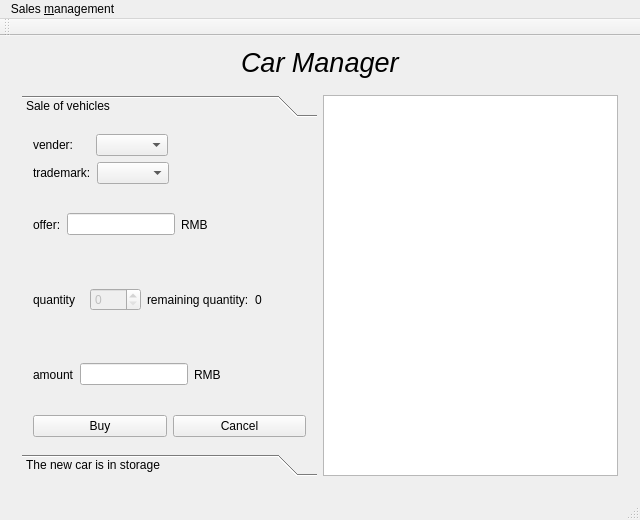
<?xml version="1.0" encoding="UTF-8"?>
<ui version="4.0">
 <class>MainWindow</class>
 <widget class="QMainWindow" name="MainWindow">
  <property name="geometry">
   <rect>
    <x>0</x>
    <y>0</y>
    <width>640</width>
    <height>520</height>
   </rect>
  </property>
  <property name="windowTitle">
   <string>MainWindow</string>
  </property>
  <widget class="QWidget" name="centralWidget">
   <layout class="QGridLayout" name="gridLayout">
    <item row="0" column="0">
     <spacer name="horizontalSpacer">
      <property name="orientation">
       <enum>Qt::Horizontal</enum>
      </property>
      <property name="sizeHint" stdset="0">
       <size>
        <width>215</width>
        <height>20</height>
       </size>
      </property>
     </spacer>
    </item>
    <item row="0" column="1">
     <widget class="QLabel" name="label">
      <property name="font">
       <font>
        <pointsize>20</pointsize>
        <italic>true</italic>
       </font>
      </property>
      <property name="text">
       <string>Car Manager</string>
      </property>
     </widget>
    </item>
    <item row="0" column="2">
     <spacer name="horizontalSpacer_2">
      <property name="orientation">
       <enum>Qt::Horizontal</enum>
      </property>
      <property name="sizeHint" stdset="0">
       <size>
        <width>214</width>
        <height>20</height>
       </size>
      </property>
     </spacer>
    </item>
    <item row="1" column="0" colspan="3">
     <widget class="QStackedWidget" name="stackedWidget">
      <widget class="QWidget" name="main">
       <layout class="QGridLayout" name="gridLayout_2">
        <item row="0" column="0">
         <layout class="QHBoxLayout" name="horizontalLayout">
          <item>
           <widget class="QToolBox" name="toolBox">
            <property name="currentIndex">
             <number>0</number>
            </property>
            <widget class="QWidget" name="Sale">
             <property name="geometry">
              <rect>
               <x>0</x>
               <y>0</y>
               <width>298</width>
               <height>331</height>
              </rect>
             </property>
             <attribute name="label">
              <string>Sale of vehicles</string>
             </attribute>
             <layout class="QGridLayout" name="gridLayout_3">
              <item row="0" column="0" colspan="2">
               <layout class="QHBoxLayout" name="horizontalLayout_2">
                <item>
                 <widget class="QLabel" name="label_2">
                  <property name="text">
                   <string>vender:     </string>
                  </property>
                 </widget>
                </item>
                <item>
                 <widget class="QComboBox" name="comboBoxVender"/>
                </item>
                <item>
                 <spacer name="horizontalSpacer_3">
                  <property name="orientation">
                   <enum>Qt::Horizontal</enum>
                  </property>
                  <property name="sizeHint" stdset="0">
                   <size>
                    <width>40</width>
                    <height>20</height>
                   </size>
                  </property>
                 </spacer>
                </item>
               </layout>
              </item>
              <item row="1" column="0" colspan="2">
               <layout class="QHBoxLayout" name="horizontalLayout_3">
                <item>
                 <widget class="QLabel" name="label_3">
                  <property name="text">
                   <string>trademark:</string>
                  </property>
                 </widget>
                </item>
                <item>
                 <widget class="QComboBox" name="comboBoxTraderMark"/>
                </item>
                <item>
                 <spacer name="horizontalSpacer_4">
                  <property name="orientation">
                   <enum>Qt::Horizontal</enum>
                  </property>
                  <property name="sizeHint" stdset="0">
                   <size>
                    <width>40</width>
                    <height>20</height>
                   </size>
                  </property>
                 </spacer>
                </item>
               </layout>
              </item>
              <item row="2" column="0" colspan="2">
               <layout class="QHBoxLayout" name="horizontalLayout_5">
                <item>
                 <widget class="QLabel" name="label_5">
                  <property name="text">
                   <string>offer:</string>
                  </property>
                 </widget>
                </item>
                <item>
                 <widget class="QLineEdit" name="lineEditOffer">
                  <property name="readOnly">
                   <bool>true</bool>
                  </property>
                 </widget>
                </item>
                <item>
                 <widget class="QLabel" name="label_6">
                  <property name="text">
                   <string>RMB</string>
                  </property>
                 </widget>
                </item>
                <item>
                 <spacer name="horizontalSpacer_6">
                  <property name="orientation">
                   <enum>Qt::Horizontal</enum>
                  </property>
                  <property name="sizeHint" stdset="0">
                   <size>
                    <width>40</width>
                    <height>20</height>
                   </size>
                  </property>
                 </spacer>
                </item>
               </layout>
              </item>
              <item row="3" column="0" colspan="2">
               <layout class="QHBoxLayout" name="horizontalLayout_7">
                <item>
                 <widget class="QLabel" name="label_7">
                  <property name="text">
                   <string>quantity</string>
                  </property>
                 </widget>
                </item>
                <item>
                 <widget class="QSpinBox" name="spinBoxQuantity">
                  <property name="enabled">
                   <bool>false</bool>
                  </property>
                 </widget>
                </item>
                <item>
                 <widget class="QLabel" name="label_8">
                  <property name="text">
                   <string>remaining quantity:</string>
                  </property>
                 </widget>
                </item>
                <item>
                 <widget class="QLabel" name="labeRQuantity">
                  <property name="text">
                   <string>0</string>
                  </property>
                 </widget>
                </item>
               </layout>
              </item>
              <item row="4" column="0" colspan="2">
               <layout class="QHBoxLayout" name="horizontalLayout_6">
                <item>
                 <widget class="QLabel" name="label_11">
                  <property name="text">
                   <string>amount</string>
                  </property>
                 </widget>
                </item>
                <item>
                 <widget class="QLineEdit" name="lineEditAmount">
                  <property name="readOnly">
                   <bool>true</bool>
                  </property>
                 </widget>
                </item>
                <item>
                 <widget class="QLabel" name="label_12">
                  <property name="text">
                   <string>RMB</string>
                  </property>
                 </widget>
                </item>
                <item>
                 <spacer name="horizontalSpacer_7">
                  <property name="orientation">
                   <enum>Qt::Horizontal</enum>
                  </property>
                  <property name="sizeHint" stdset="0">
                   <size>
                    <width>50</width>
                    <height>17</height>
                   </size>
                  </property>
                 </spacer>
                </item>
               </layout>
              </item>
              <item row="5" column="0">
               <widget class="QPushButton" name="pushButtonBuy">
                <property name="text">
                 <string>Buy</string>
                </property>
               </widget>
              </item>
              <item row="5" column="1">
               <widget class="QPushButton" name="pushButtonCancel">
                <property name="text">
                 <string>Cancel</string>
                </property>
               </widget>
              </item>
             </layout>
            </widget>
            <widget class="QWidget" name="NewCar">
             <property name="geometry">
              <rect>
               <x>0</x>
               <y>0</y>
               <width>298</width>
               <height>331</height>
              </rect>
             </property>
             <attribute name="label">
              <string>The new car is in storage</string>
             </attribute>
            </widget>
           </widget>
          </item>
          <item>
           <widget class="QTextEdit" name="textEdit">
            <property name="readOnly">
             <bool>true</bool>
            </property>
           </widget>
          </item>
         </layout>
        </item>
       </layout>
      </widget>
      <widget class="QWidget" name="ratio"/>
     </widget>
    </item>
   </layout>
  </widget>
  <widget class="QMenuBar" name="menuBar">
   <property name="geometry">
    <rect>
     <x>0</x>
     <y>0</y>
     <width>640</width>
     <height>19</height>
    </rect>
   </property>
   <widget class="QMenu" name="menuSales_management">
    <property name="title">
     <string>Sales &amp;management</string>
    </property>
    <addaction name="actionVehicle_management"/>
    <addaction name="actionSales_statistics"/>
   </widget>
   <addaction name="menuSales_management"/>
  </widget>
  <widget class="QToolBar" name="mainToolBar">
   <attribute name="toolBarArea">
    <enum>TopToolBarArea</enum>
   </attribute>
   <attribute name="toolBarBreak">
    <bool>false</bool>
   </attribute>
  </widget>
  <widget class="QStatusBar" name="statusBar"/>
  <action name="actionVehicle_management">
   <property name="text">
    <string>Vehicle management</string>
   </property>
  </action>
  <action name="actionSales_statistics">
   <property name="text">
    <string>Sales statistics</string>
   </property>
  </action>
 </widget>
 <layoutdefault spacing="6" margin="11"/>
 <resources/>
 <connections/>
</ui>
